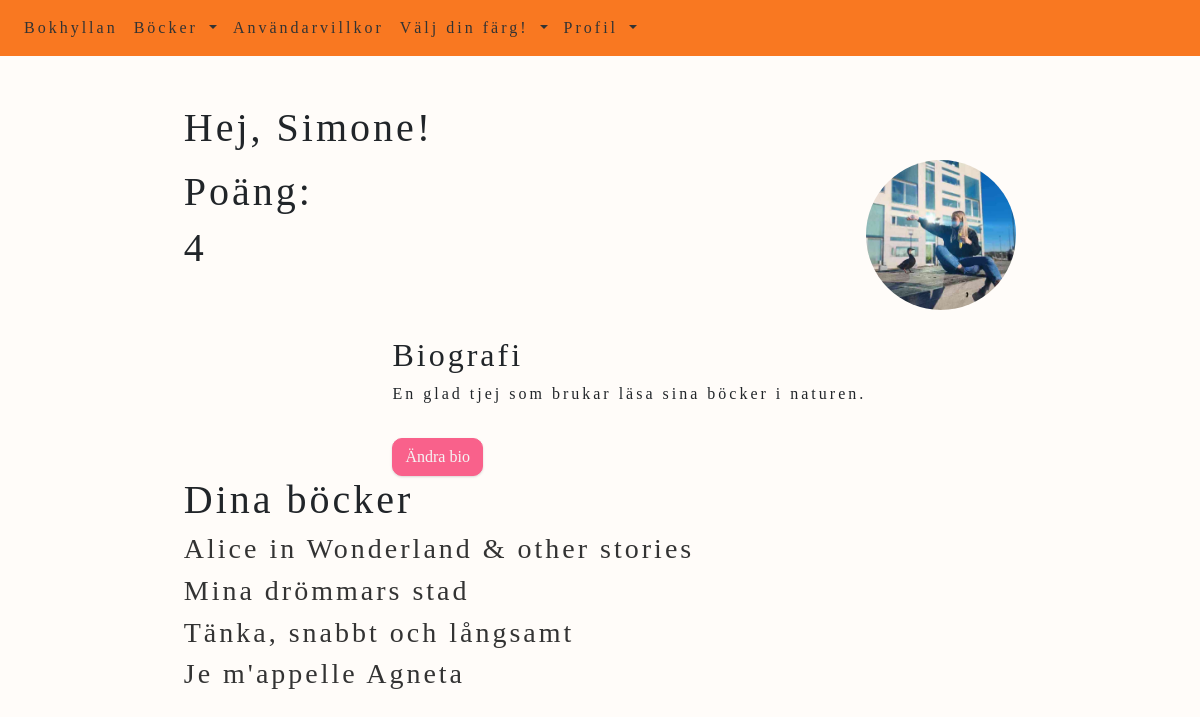
/ (signed in), run on the app's committed database.
### website/models.py (models this page shows)
class User(db.Model, UserMixin):
    id = db.Column(db.Integer, primary_key = True)
    email = db.Column(db.String(150), unique = True)
    password = db.Column(db.String(150))
    first_name = db.Column(db.String(150))
    books = db.relationship('Book', backref = 'user')
    bio = db.Column(db.String(30000))
    profile_pic = db.Column(db.String())
    score = db.Column(db.Integer, default = 0)

class Book(db.Model):
    id = db.Column(db.Integer, primary_key = True)
    title = db.Column(db.String(150))
    author = db.Column(db.String(150))
    isbn = db.Column(db.String(150))
    review = db.Column(db.String(30000))
    user_id = db.Column(db.Integer, db.ForeignKey('user.id'))
    cover_pic = db.Column(db.String())

### website/views.py (the view)
@views.route('/', methods=['GET', 'POST'])
@login_required
def home():
    books = Book.query.filter_by(user_id=current_user.id).all()
    return render_template("home.html", user=current_user, books=books)

### website/templates/home.html (shortened to what this page needs)
{% extends "base.html" %}
{% block content %}
  <div id="home-div">
    <h1>Hej, {{user.first_name}}!</h1>
      <div id="user-pic">
        {% if user.profile_pic %}
        <a href="/add-pic"><img src="{{url_for('static', filename='images/' + user.profile_pic)}}" alt="profile_img" class="rounded-circle" width="150" height="150" align="right"></a>
        {%else%}
        <a href="/add-pic"><img src="{{url_for('static', filename='images/emty_profile.jpg')}}" alt="profile_img" class="rounded-circle" width="150" height="150" align="right"></a>
        {%endif%}
      </div>
      <div id="user-points">
        <p><h1>Poäng:</h1>
          {% if user.score %}
          <h1>{{user.score}}</h1>
          {%else%}
          <h1>0</h1>
          {%endif%}
        </p>
      </div>
      <div id="user-bio">
        <h2>Biografi</h2>
          {% if user.bio %}
          <p>{{user.bio}}</p>
          <a class="button" id="addBio" href="/add-bio"><button type="button" class="btn btn-primary">Ändra bio</button></a>
          {% else %}
          <a class="button" id="addBio" href="/add-bio"><button type="button" class="btn btn-primary">Lägg till bio</button></a>
          {% endif %}
      </div>
      <div id="user-books">
        <h1>Dina böcker</h1>
          {% for book in books %}
          <div class="book">
            <a href="{{ url_for('views.book_file', book_id=book.id) }}"><h3>{{ book.title }}</h3></a>
          </div>
          {% endfor %}
      </div>
  </div>
{% endblock %}

### website/templates/base.html (shortened to what this page needs)
<!DOCTYPE html>
<html lang="en">
<head>
  <link rel="stylesheet" href="https://cdn.jsdelivr.net/npm/bootstrap@4.3.1/dist/css/bootstrap.min.css"
>
  <link rel="stylesheet" type="text/css" href="{{ url_for('static', filename='styles/style.css')}}">
</head>
<body>
  <nav class="navbar navbar-expand-lg navbar-light">
    <div class="collapse navbar-collapse" id="navbarSupportedContent">
      <ul class="navbar-nav mr-auto">
        <li class="nav-item active">
          {% if user.is_authenticated %}
          <a class="nav-link" id="home" href="/">Bokhyllan<span class="sr-only">(current)</span></a>
        </li>
        <li class="nav-item dropdown">
          <a class="nav-link dropdown-toggle" href="#" id="navbarDropdown" role="button" data-toggle="dropdown"
            aria-haspopup="true" aria-expanded="false">
            Böcker
          </a>
        <li class="nav-item">
          <a class="nav-link" href="/policy">Användarvillkor</a>
          {% endif %}
        </li>
        {% if user.is_authenticated %}
        <li class="nav-item dropdown">
          <a class="nav-link dropdown-toggle" href="#" id="valjdinfarg" role="button" data-toggle="dropdown"
            aria-haspopup="true" aria-expanded="false">
            Välj din färg!
          </a>
          {% endif %}
        <li class="nav-item dropdown">
          <a class="nav-link dropdown-toggle" href="#" id="navbarDropdown" role="button" data-toggle="dropdown"
            aria-haspopup="true" aria-expanded="false">
            Profil
          </a>
        </li>
        </li>
      </ul>
    </div>
  </nav>
  <div class="container">
    {% block content %}
    {% endblock %}
  </div>
</body>
</html>

### website/static/styles/style.css (style rules this page uses)
body { background-color: #fffcf9; font-family: "Palatino Linotype", "Book Antiqua", Palatino, serif; letter-spacing: 3px; }
.navbar { background-color:#F97821; position:sticky; top: 0; left: 0; z-index: 9999; width: 100%; }
.btn-primary, .btn-outline-success { color: whitesmoke; background-color:#F9618B; border-color: #F9618B; margin-top:1em; border-radius:10px; box-shadow: rgba(0, 0, 0, 0.1) 0px 1px 3px 0px, rgba(0, 0, 0, 0.06) 0px 1px 2px 0px; }
a { color:rgb(51, 51, 51) !important; }
#home-div, #add-book-div, #sign-up-div, #add-bio-div, #edit-profile-div, #edit-book-div, #add-pic-div, #all-books-div, #search-result-div, #user-books-div { width:75%; margin:auto; margin-top:3em; }
#user-bio { float:right; margin-top: 3em; }
#user-books { float:left; }
#valjdinfarg { color: rgba(0, 0, 0, 0.5); list-style: none; }
.navbar-light .navbar-nav .nav-link { color: black; }

### data on the page
User: first_name "Simone", profile_pic (picture), score "4", bio "En glad tjej som brukar läsa sina böcker i naturen."
Book: title "Alice in Wonderland & other stories"
Book: title "Mina drömmars stad"
Book: title "Tänka, snabbt och långsamt"
Book: title "Je m'appelle Agneta"
